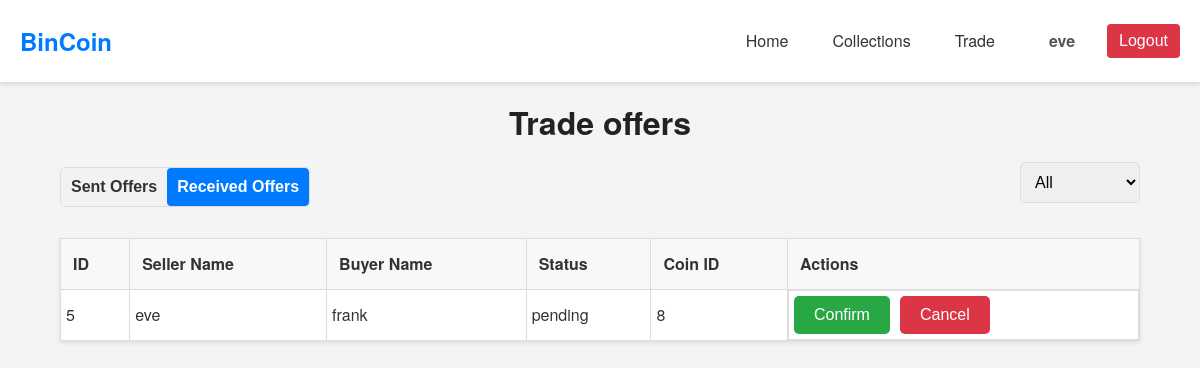
The app's page /php/trade.php?view=received (signed in) with its own data.
### tables this page shows
CREATE TABLE `trade` (
    `id` INT AUTO_INCREMENT PRIMARY KEY,
    `seller_name` VARCHAR(255) NOT NULL,
    `buyer_name` VARCHAR(255) NOT NULL,
    `status` VARCHAR(255) NOT NULL,
    `coin_id` INT NOT NULL,
    FOREIGN KEY (`seller_name`) REFERENCES `user`(`name`) ON DELETE CASCADE,
    FOREIGN KEY (`buyer_name`) REFERENCES `user`(`name`) ON DELETE CASCADE,
    FOREIGN KEY (`coin_id`) REFERENCES `coin`(`id`) ON DELETE CASCADE
);

### php/trade.php (called while the page is built, shortened)
<?php
$host = "mysql:host=" . SERVERNAME;
$dbname = ";dbname=" . DBNAME;
try {
	$pdo = new PDO("$host$dbname", USERNAME, PASSWORD);
	$pdo->setAttribute(PDO::ATTR_ERRMODE, PDO::ERRMODE_EXCEPTION);
} catch (PDOException $e) {
	die("Connection failed: " . $e->getMessage());
}
$view_type = $_GET['view'] ?? 'sent';
$current_user = $_SESSION['username'];
$query = "SELECT * FROM trade";
$params = [];
if ($view_type === 'received') {
	$query .= " WHERE seller_name = ?";
	$params[] = $current_user;
} else {
	$query .= " WHERE buyer_name = ?";
	$params[] = $current_user;
}
$stmt = $pdo->prepare($query);
$stmt->execute($params);
$trades = $stmt->fetchAll(PDO::FETCH_ASSOC);
include "../components/trade_page.php";
?>

### components/trade_page.php (the view, shortened to what this page needs)
<!DOCTYPE html>
<html lang="en">
<head>
	<link rel="stylesheet" href="../css/trade.css">
	<link rel="stylesheet" href="../css/theme.css">
</head>
<body>
	<?php include '../components/header.php'; ?>
	<div class="container">
		<h1>Trade offers</h1>
		<div class="actions">
			<div class="toggle">
				<a href="?view=sent">
					<button class="<?= $view_type === 'sent' ? 'active' : '' ?>">Sent Offers</button>
				</a>
				<a href="?view=received">
					<button class="<?= $view_type === 'received' ? 'active' : '' ?>">Received Offers</button>
				</a>
			</div>
			<form method="GET" class="filter-form" onchange="this.submit();">
				<select name="status">
					<option value="">All</option>
				</select>
			</form>
		</div>
		<table>
			<thead>
				<tr>
					<th>ID</th>
					<th>Seller Name</th>
					<th>Buyer Name</th>
					<th>Status</th>
					<th>Coin ID</th>
					<?php if ($view_type === 'received'): ?>
						<th>Actions</th>
					<?php endif; ?>
				</tr>
			</thead>
			<tbody>
				<?php foreach ($trades as $trade): ?>
				<tr class="<?= $view_type === 'received' ? 'narrow' : '' ?>">
					<td><?= htmlspecialchars($trade['id']) ?></td>
					<td><?= htmlspecialchars($trade['seller_name']) ?></td>
					<td><?= htmlspecialchars($trade['buyer_name']) ?></td>
					<td><?= htmlspecialchars($trade['status']) ?></td>
					<td><?= htmlspecialchars($trade['coin_id']) ?></td>
					<?php if ($view_type === 'received'): ?>
						<td class="action-buttons">
							<a href="#" onclick="openCollectionPopup(<?= htmlspecialchars($trade['id']) ?>, <?= htmlspecialchars($trade['coin_id']) ?>)">
								<button class="confirm">Confirm</button>
							</a>
							<a href="?action=cancel&id=<?= htmlspecialchars($trade['id']) ?>">
								<button class="cancel">Cancel</button>
							</a>
						</td>
					<?php endif; ?>
				</tr>
				<?php endforeach; ?>
			</tbody>
		</table>
	</div>
</body>
</html>

### css/trade.css (style rules this page uses)
body { font-family: Arial, sans-serif; margin: 0; padding: 0; background-color: #f9f9f9; }
.container { width: 80%; margin: 20px auto; }
h1 { text-align: center; }
.actions { display: flex; justify-content: space-between; margin-bottom: 20px; align-items: center; }
.toggle { display: flex; border: 1px solid #ddd; border-radius: 5px; overflow: hidden; }
.toggle button { flex: 1; padding: 10px; border: none; cursor: pointer; background-color: #f2f2f2; color: #333; font-weight: bold; transition: background-color 0.3s; }
.toggle button.active { background-color: #007bff; color: white; }
.filter-form { display: flex; gap: 10px; }
.filter-form select { padding: 10px; border: 1px solid #dddddd; border-radius: 5px; cursor: pointer; }
table { width: 100%; border-collapse: collapse; margin-top: 20px; background-color: #ffffff; box-shadow: 0 2px 4px rgba(0, 0, 0, 0.1); }
table, th, td { border: 1px solid #dddddd; }
th, td { padding: 10px; text-align: left; }
th { background-color: #f2f2f2; }
select { width: 100%; padding: 10px; margin-top: 5px; border: 1px solid #dddddd; border-radius: 5px; }
button { background-color: #007bff; color: white; cursor: pointer; }
.narrow td { padding: 5px; }
.action-buttons { display: flex; gap: 10px; }
.action-buttons button { flex: 1; border-radius: 5px; cursor: pointer; transition: background-color 0.3s; }
.action-buttons .confirm { background-color: #28a745; color: white; border: none; }
.action-buttons .cancel { background-color: #dc3545; color: white; border: none; }

### css/theme.css (style rules this page uses)
* { margin: 0; padding: 0; box-sizing: border-box; }
html { font-size: 16px; }
body { font-family: 'Helvetica Neue', Arial, sans-serif; line-height: 1.6; color: #333; background-color: #f4f4f4; }
h1, h2, h3, h4, h5, h6 { color: #222; margin-bottom: 1rem; line-height: 1.2; }
a { color: #007BFF; text-decoration: none; transition: color 0.3s ease; }
.container { width: 90%; max-width: 1200px; margin: 0 auto; padding: 20px 0; }
button, .btn { display: inline-block; background-color: #007BFF; color: #ffffff; padding: 10px 20px; border: none; border-radius: 4px; cursor: pointer; font-size: 1rem; transition: background-color 0.3s ease; text-decoration: none; text-align: center; }
form { display: flex; flex-direction: column; }
form input[type="text"], form input[type="email"], form input[type="password"], form textarea, form select { padding: 10px; margin-bottom: 15px; border: 1px solid #ccc; border-radius: 4px; font-size: 1rem; width: 100%; }
table { width: 100%; border-collapse: collapse; margin-bottom: 20px; }
table th, table td { padding: 12px; border: 1px solid #ddd; text-align: left; }
table th { background-color: #f8f8f8; }

### records on screen
trade: id "5", seller_name "eve", buyer_name "frank", status "pending", coin "8"

### other values on screen
$_SESSION['username'] "eve"
